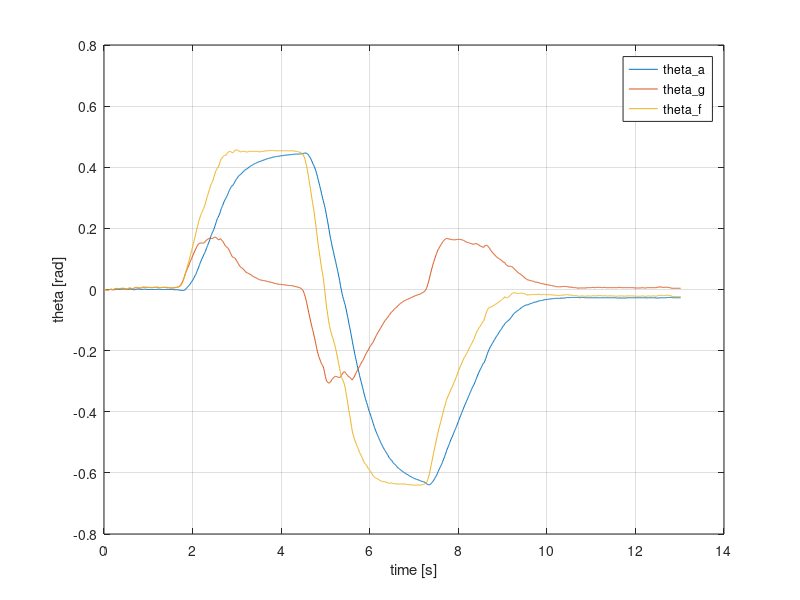

MATLAB code for this plot:
clear all
close all
clc

%%
load('data.mat')

%%

time = 1/100 * [0:length(theta_a)-1]';
figure(1)
plot(time,theta_a)
hold on
plot(time,theta_g)
plot(time,theta_f)

legend('theta\_a', 'theta\_g', 'theta\_f', 'Location', 'NorthEast')
grid on
xlabel('time [s]')
ylabel('theta [rad]')

saveas(figure(1),'data.jpg')